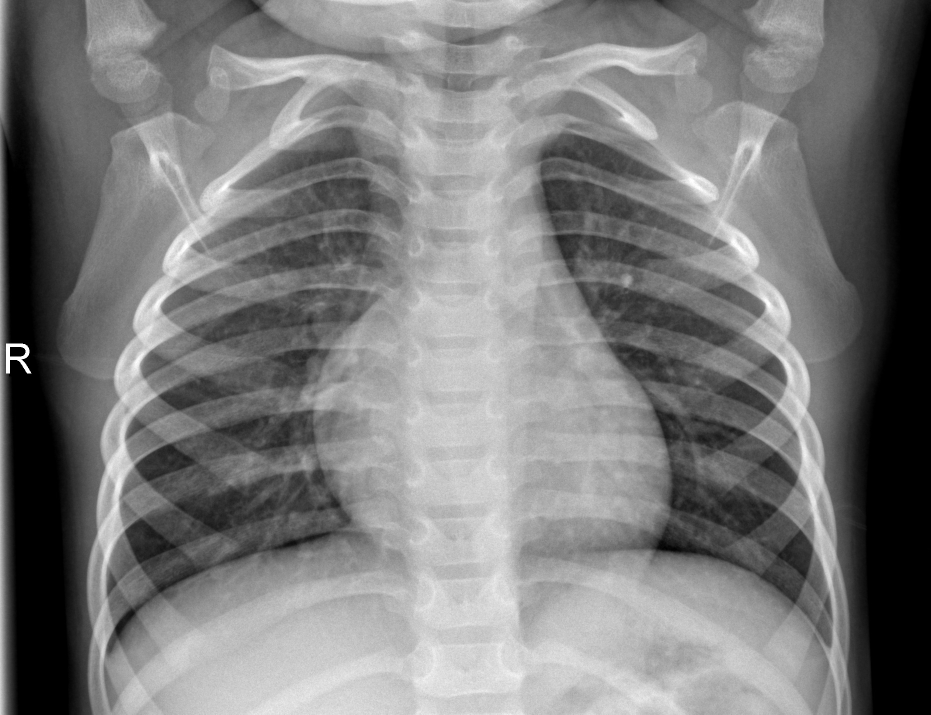
#> input picture img/NORMAL2-IM-0960-0001.jpeg, 1862 x 1429 px (shown at 1/2 size)
$ python -i ImgPreprocessing.py   (imports and definitions only)
#> lines starting #> are read from the running program, lines starting #| are printed output that depends on the picture
from PIL import Image
import numpy as np
import cv2


#archivos jpg
def read_jpg_file(path):
#> called with path = '../../../img/NORMAL2-IM-0960-0001.jpeg'
    img = cv2.imread(path)
#> img is the input picture: shape (1429, 1862, 3); min 0, max 255, mean 122.9
    img_array = np.asarray(img)
    img2show = Image.fromarray(img_array)
    img2 = img_array.astype(float)
    img2 = (np.maximum(img2, 0) / img2.max()) * 255.0
    img2 = np.uint8(img2)
    return img2, img2show

##-------------------------------------------------------------------------------------------------------------
#Preprocesamiento a la imagen
def preprocess(img_path):

    array, img2show = read_jpg_file(img_path)
    print(type(array))
#| <class 'numpy.ndarray'>
    array = cv2.resize(array, (512, 512))
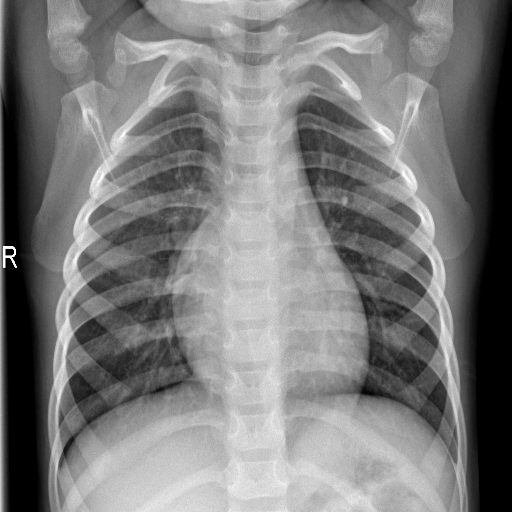
#> array: shape (512, 512, 3); min 0, max 255, mean 122.8
    array = cv2.cvtColor(array, cv2.COLOR_BGR2GRAY)
#> array: shape (512, 512)
    clahe = cv2.createCLAHE(clipLimit=2.0, tileGridSize=(4, 4))
    array = clahe.apply(array)
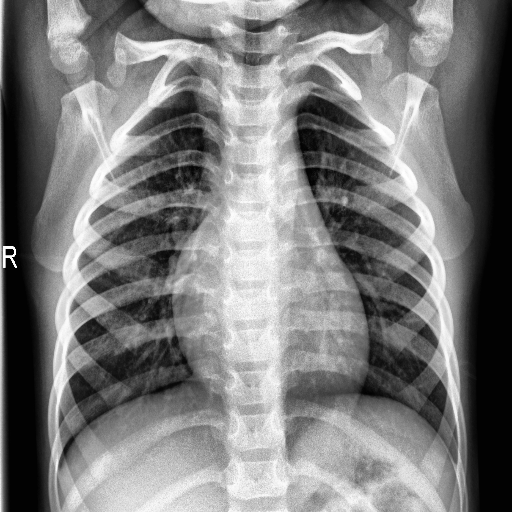
#> array: shape (512, 512); min 1, max 255, mean 124.5
    array = array / 255
    array = np.expand_dims(array, axis=-1)
    array = np.expand_dims(array, axis=0)
    return array

>>> result = preprocess('../../../img/NORMAL2-IM-0960-0001.jpeg')

$ run again, on img/person1323_virus_2283.jpeg
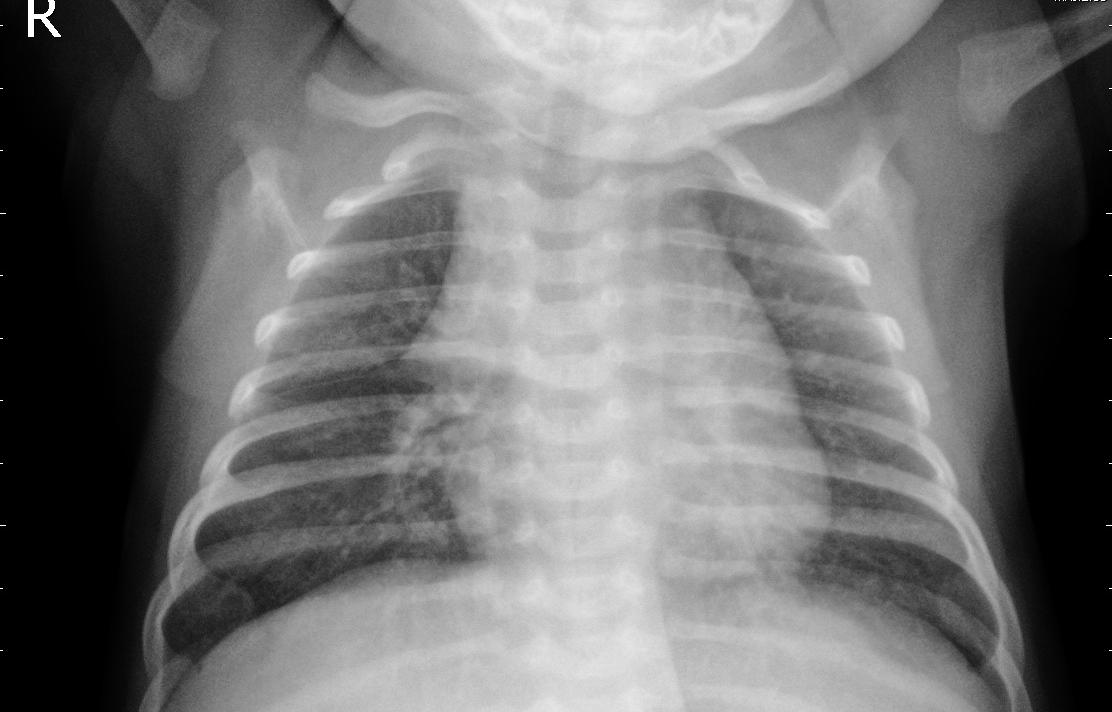
#> input picture img/person1323_virus_2283.jpeg, 1112 x 712 px
#> in read_jpg_file, img is the input picture: shape (712, 1112, 3); min 0, max 255, mean 115.1
#| <class 'numpy.ndarray'>
#> in preprocess, `array = cv2.resize(array, (512, 512))`:
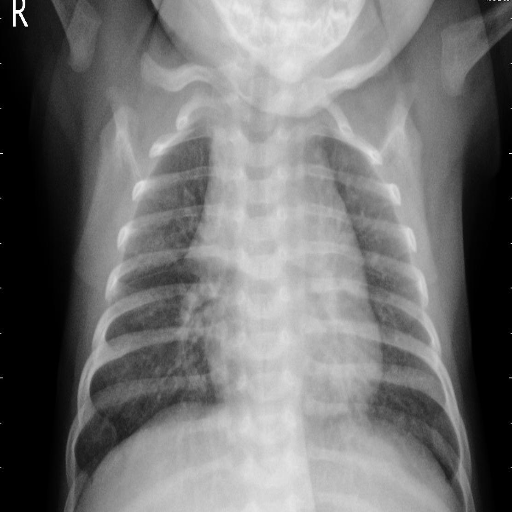
#> array: shape (512, 512, 3); min 0, max 255, mean 115
#> in preprocess, `array = clahe.apply(array)`:
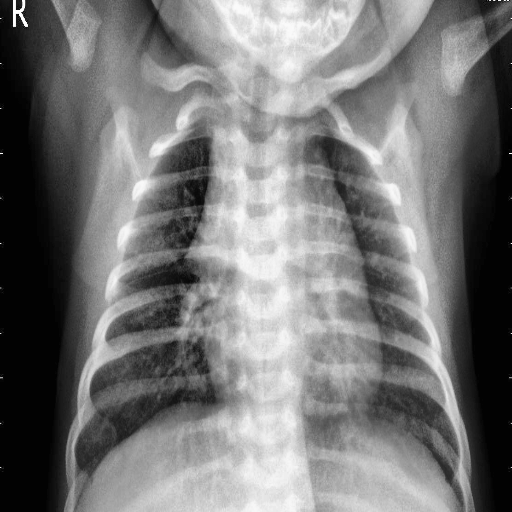
#> array: shape (512, 512); min 0, max 255, mean 118.5

$ run again, on img/person364_bacteria_1659.jpeg
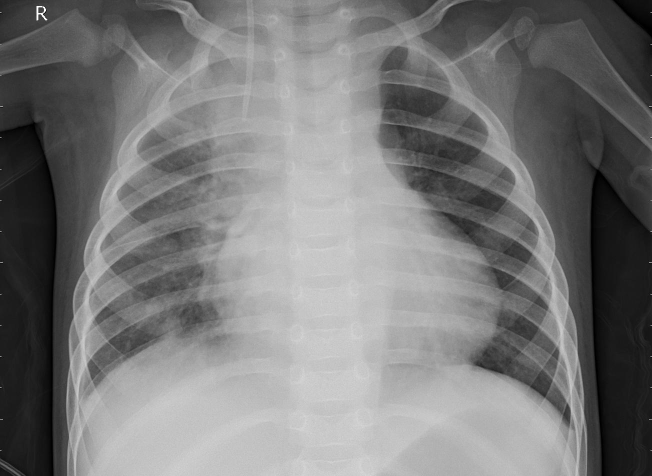
#> input picture img/person364_bacteria_1659.jpeg, 1304 x 952 px (shown at 1/2 size)
#> in read_jpg_file, img is the input picture: shape (952, 1304, 3); min 0, max 255, mean 121.1
#| <class 'numpy.ndarray'>
#> in preprocess, `array = cv2.resize(array, (512, 512))`:
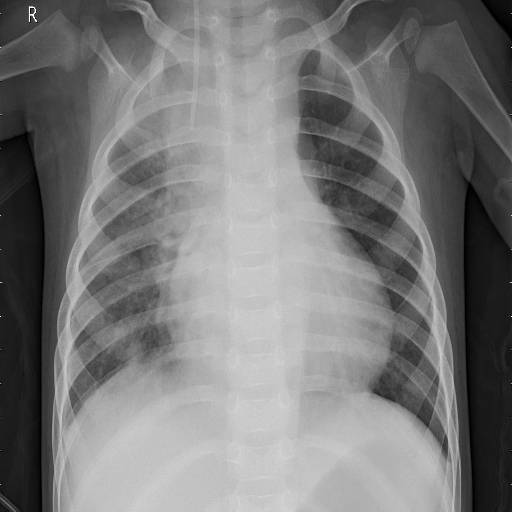
#> array: shape (512, 512, 3); min 0, max 255, mean 121
#> in preprocess, `array = clahe.apply(array)`:
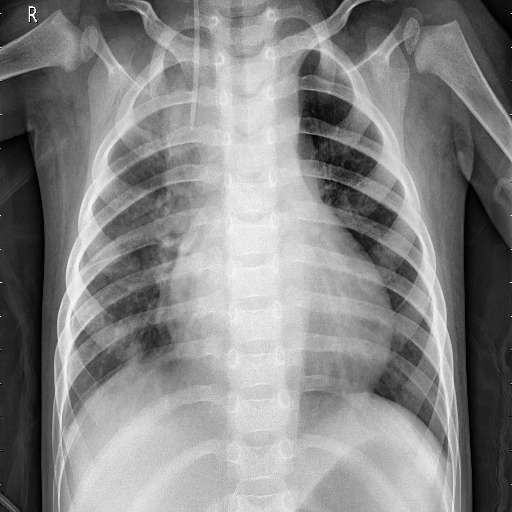
#> array: shape (512, 512); min 0, max 255, mean 133.4
